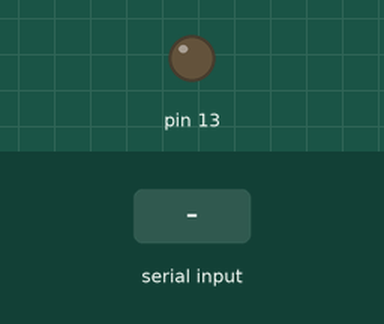
Simulated run of this sketch. Board: Arduino Uno, built with avr-gcc and run on an emulated ATmega328P. On the bench: output pins drawn as LEDs (lit = HIGH). Inputs (shaded band) come from the test bench. What the sketch prints to the serial monitor is not drawn.

Above: at 1.2 s.
1.3 s: "H" received over Serial
At 1.7 s:
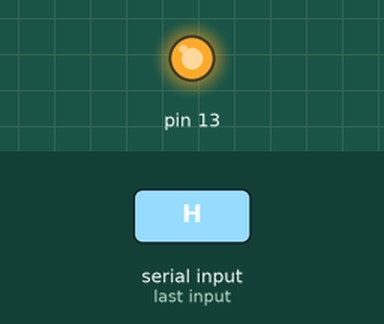
Timing chart, 0 to 4.3 s (numbered marks = the images above; inputs shaded):
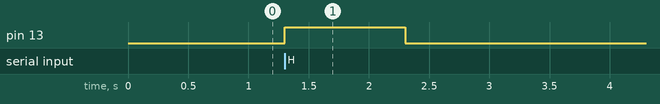

Measured:
- after the input at 1.3 s, pin 13: LOW → HIGH at once, → LOW 1.0 s later

The sketch:

serial_comm.ino
```cpp
void setup() {
  Serial.begin(9600);pinMode(13,OUTPUT);
  Serial.println("Serial communication is Started");
}

void loop() {
  if (Serial.available()>0) {
    char a=Serial.read();
    if (a=='H'){
      digitalWrite(13,HIGH);delay(1000);
      digitalWrite(13,LOW);delay(1000);
      Serial.write(a);
    }
    delay(1000);
  }

}
```
